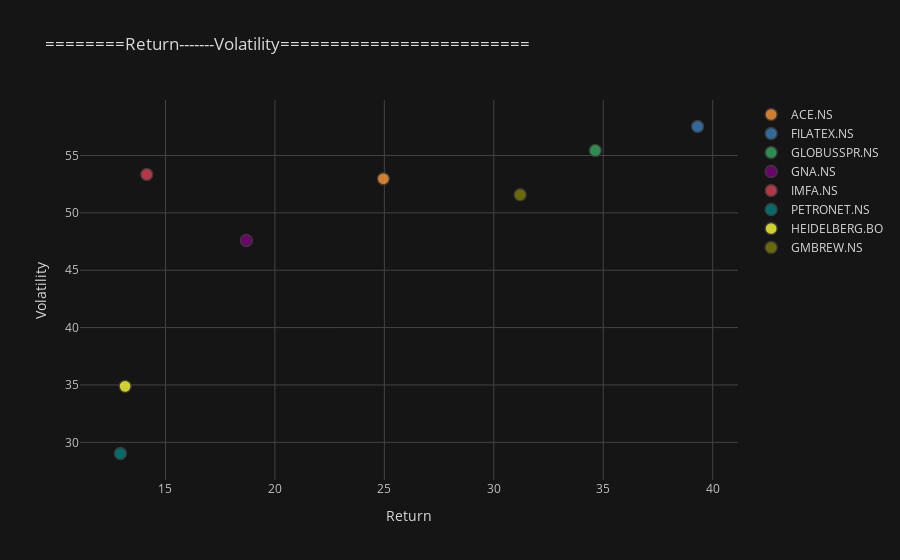

The cell this chart's notebook holds for it:
### Code cell
df1.iplot(kind="scatter",
              x="Return%", y='Volatility%',
              mode='markers',
              xTitle="Return", yTitle="Volatility",
              title="========Return-------Volatility=========================", categories="Ticker",theme="solar")

### Figure 1 — Plotly figure (JSON) as saved in the notebook; plotly's stock layout.template omitted (floating-point values rounded to 4 significant figures)
{"data": [{"marker": {"color": "rgba(255, 153, 51, 1.0)", "line": {"width": 1.3}, "opacity": 0.8, "size": 12, "symbol": "circle"}, "mode": "markers", "name": "ACE.NS", "textfont": {"color": "#D9D9D9"}, "type": "scatter", "x": [24.96], "y": [52.97]}, {"marker": {"color": "rgba(55, 128, 191, 1.0)", "line": {"width": 1.3}, "opacity": 0.8, "size": 12, "symbol": "circle"}, "mode": "markers", "name": "FILATEX.NS", "textfont": {"color": "#D9D9D9"}, "type": "scatter", "x": [39.31], "y": [57.53]}, {"marker": {"color": "rgba(50, 171, 96, 1.0)", "line": {"width": 1.3}, "opacity": 0.8, "size": 12, "symbol": "circle"}, "mode": "markers", "name": "GLOBUSSPR.NS", "textfont": {"color": "#D9D9D9"}, "type": "scatter", "x": [34.64], "y": [55.44]}, {"marker": {"color": "rgba(128, 0, 128, 1.0)", "line": {"width": 1.3}, "opacity": 0.8, "size": 12, "symbol": "circle"}, "mode": "markers", "name": "GNA.NS", "textfont": {"color": "#D9D9D9"}, "type": "scatter", "x": [18.69], "y": [47.59]}, {"marker": {"color": "rgba(219, 64, 82, 1.0)", "line": {"width": 1.3}, "opacity": 0.8, "size": 12, "symbol": "circle"}, "mode": "markers", "name": "IMFA.NS", "textfont": {"color": "#D9D9D9"}, "type": "scatter", "x": [14.14], "y": [53.35]}, {"marker": {"color": "rgba(0, 128, 128, 1.0)", "line": {"width": 1.3}, "opacity": 0.8, "size": 12, "symbol": "circle"}, "mode": "markers", "name": "PETRONET.NS", "textfont": {"color": "#D9D9D9"}, "type": "scatter", "x": [12.94], "y": [29.03]}, {"marker": {"color": "rgba(255, 255, 51, 1.0)", "line": {"width": 1.3}, "opacity": 0.8, "size": 12, "symbol": "circle"}, "mode": "markers", "name": "HEIDELBERG.BO", "textfont": {"color": "#D9D9D9"}, "type": "scatter", "x": [13.16], "y": [34.88]}, {"marker": {"color": "rgba(128, 128, 0, 1.0)", "line": {"width": 1.3}, "opacity": 0.8, "size": 12, "symbol": "circle"}, "mode": "markers", "name": "GMBREW.NS", "textfont": {"color": "#D9D9D9"}, "type": "scatter", "x": [31.21], "y": [51.58]}], "layout": {"legend": {"bgcolor": "#151516", "font": {"color": "#D9D9D9"}}, "paper_bgcolor": "#151516", "plot_bgcolor": "#151516", "title": {"font": {"color": "#D9D9D9"}, "text": "========Return-------Volatility========================="}, "xaxis": {"gridcolor": "#434343", "showgrid": true, "tickfont": {"color": "#C2C2C2"}, "title": {"font": {"color": "#D9D9D9"}, "text": "Return"}, "zerolinecolor": "#666570"}, "yaxis": {"gridcolor": "#434343", "showgrid": true, "tickfont": {"color": "#C2C2C2"}, "title": {"font": {"color": "#D9D9D9"}, "text": "Volatility"}, "zerolinecolor": "#666570"}}}
